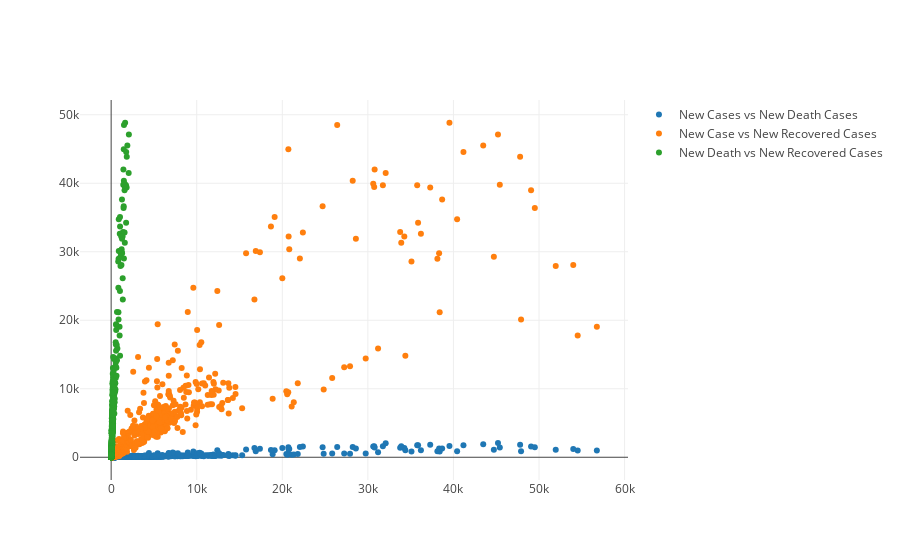

Notebook cell for this chart:
### Code cell
let mut scatter_plot = Plot::new();
scatter_plot.add_trace(new_vs_death_trace);
scatter_plot.add_trace(new_vs_recovered_trace);
scatter_plot.add_trace(death_vs_recovered_trace);
scatter_plot.lab_display()

### Figure 1 — Plotly figure (JSON) as saved in the notebook; plotly's stock layout.template omitted (floating-point values rounded to 4 significant figures; data arrays with more than 128 entries replaced by an {"elided": "..."} marker saying what was removed)
{"data": [{"mode": "markers+text", "name": "New Cases vs New Death Cases", "type": "scatter", "x": {"elided": "642 int values"}, "y": {"elided": "642 int values"}}, {"mode": "markers+text", "name": "New Case vs New Recovered Cases", "type": "scatter", "x": {"elided": "642 int values"}, "y": {"elided": "642 int values"}}, {"mode": "markers+text", "name": "New Death vs New Recovered Cases", "type": "scatter", "x": {"elided": "642 int values"}, "y": {"elided": "642 int values"}}], "layout": {"autosize": true, "xaxis": {"autorange": true, "range": [-3494.0, 60250.0], "type": "linear"}, "yaxis": {"autorange": true, "range": [-4030.0, 52860.0], "type": "linear"}}}
